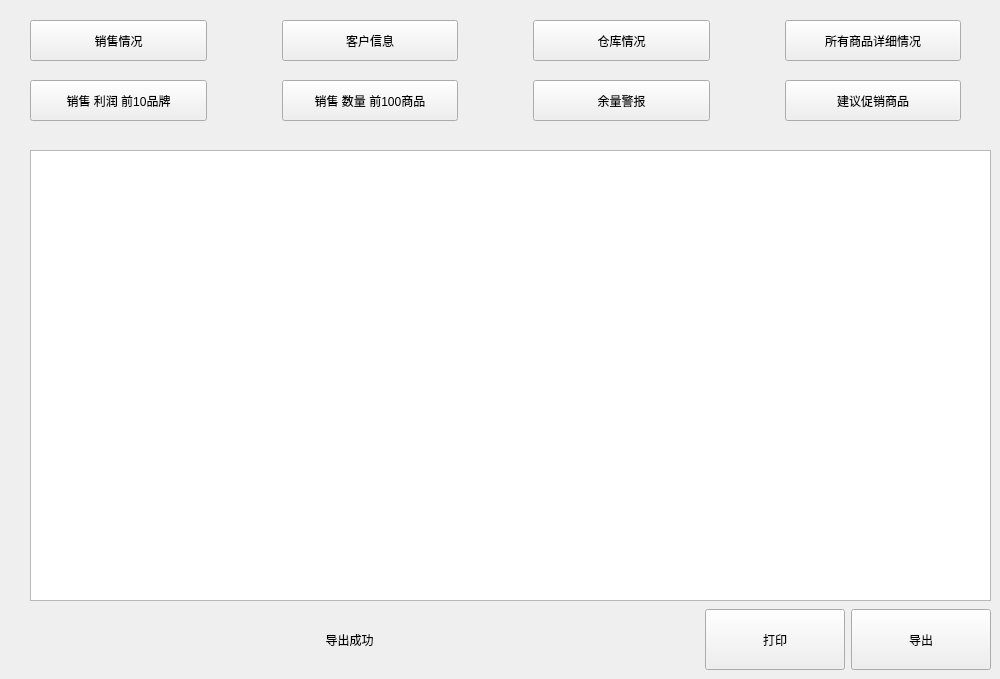
    <widget class="QWidget" name="analysiswidget">
     <widget class="QWidget" name="horizontalLayoutWidget_2">
      <property name="geometry">
       <rect>
        <x>0</x>
        <y>609</y>
        <width>991</width>
        <height>61</height>
       </rect>
      </property>
      <layout class="QHBoxLayout" name="horizontalLayout_19" stretch="5,1,1">
       <item>
        <widget class="QLabel" name="label_29">
         <property name="text">
          <string>导出成功</string>
         </property>
         <property name="alignment">
          <set>Qt::AlignCenter</set>
         </property>
        </widget>
       </item>
       <item>
        <widget class="QPushButton" name="buttonprintexecl">
         <property name="sizePolicy">
          <sizepolicy hsizetype="Minimum" vsizetype="Preferred">
           <horstretch>0</horstretch>
           <verstretch>0</verstretch>
          </sizepolicy>
         </property>
         <property name="text">
          <string>打印</string>
         </property>
        </widget>
       </item>
       <item>
        <widget class="QPushButton" name="buttonexportexecl">
         <property name="sizePolicy">
          <sizepolicy hsizetype="Minimum" vsizetype="Preferred">
           <horstretch>0</horstretch>
           <verstretch>0</verstretch>
          </sizepolicy>
         </property>
         <property name="text">
          <string>导出</string>
         </property>
        </widget>
       </item>
      </layout>
     </widget>
     <widget class="QWidget" name="horizontalLayoutWidget_3">
      <property name="geometry">
       <rect>
        <x>0</x>
        <y>20</y>
        <width>991</width>
        <height>41</height>
       </rect>
      </property>
      <layout class="QHBoxLayout" name="horizontalLayout_20">
       <property name="spacing">
        <number>75</number>
       </property>
       <property name="leftMargin">
        <number>30</number>
       </property>
       <property name="rightMargin">
        <number>30</number>
       </property>
       <item>
        <widget class="QPushButton" name="querySalesInfoButton">
         <property name="sizePolicy">
          <sizepolicy hsizetype="Minimum" vsizetype="Preferred">
           <horstretch>0</horstretch>
           <verstretch>0</verstretch>
          </sizepolicy>
         </property>
         <property name="text">
          <string>销售情况</string>
         </property>
        </widget>
       </item>
       <item>
        <widget class="QPushButton" name="queryCustomerInfoButton">
         <property name="sizePolicy">
          <sizepolicy hsizetype="Minimum" vsizetype="Preferred">
           <horstretch>0</horstretch>
           <verstretch>0</verstretch>
          </sizepolicy>
         </property>
         <property name="text">
          <string>客户信息</string>
         </property>
        </widget>
       </item>
       <item>
        <widget class="QPushButton" name="queryWarehouseInfoButton">
         <property name="sizePolicy">
          <sizepolicy hsizetype="Minimum" vsizetype="Preferred">
           <horstretch>0</horstretch>
           <verstretch>0</verstretch>
          </sizepolicy>
         </property>
         <property name="text">
          <string>仓库情况</string>
         </property>
        </widget>
       </item>
       <item>
        <widget class="QPushButton" name="queryGoodsDetailInfoButton">
         <property name="sizePolicy">
          <sizepolicy hsizetype="Minimum" vsizetype="Preferred">
           <horstretch>0</horstretch>
           <verstretch>0</verstretch>
          </sizepolicy>
         </property>
         <property name="text">
          <string>所有商品详细情况</string>
         </property>
        </widget>
       </item>
      </layout>
     </widget>
     <widget class="QTableWidget" name="execltableWidget">
      <property name="geometry">
       <rect>
        <x>30</x>
        <y>150</y>
        <width>961</width>
        <height>451</height>
       </rect>
      </property>
     </widget>
     <widget class="QWidget" name="horizontalLayoutWidget_4">
      <property name="geometry">
       <rect>
        <x>0</x>
        <y>80</y>
        <width>991</width>
        <height>41</height>
       </rect>
      </property>
      <layout class="QHBoxLayout" name="horizontalLayout_21">
       <property name="spacing">
        <number>75</number>
       </property>
       <property name="leftMargin">
        <number>30</number>
       </property>
       <property name="rightMargin">
        <number>30</number>
       </property>
       <item>
        <widget class="QPushButton" name="queryTop10BankInfoButton">
         <property name="sizePolicy">
          <sizepolicy hsizetype="Minimum" vsizetype="Preferred">
           <horstretch>0</horstretch>
           <verstretch>0</verstretch>
          </sizepolicy>
         </property>
         <property name="text">
          <string>销售 利润 前10品牌</string>
         </property>
        </widget>
       </item>
       <item>
        <widget class="QPushButton" name="queryTop100GoodsInfopushButton">
         <property name="sizePolicy">
          <sizepolicy hsizetype="Minimum" vsizetype="Preferred">
           <horstretch>0</horstretch>
           <verstretch>0</verstretch>
          </sizepolicy>
         </property>
         <property name="text">
          <string>销售 数量 前100商品</string>
         </property>
        </widget>
       </item>
       <item>
        <widget class="QPushButton" name="queryRemainLessThan10Button">
         <property name="sizePolicy">
          <sizepolicy hsizetype="Minimum" vsizetype="Preferred">
           <horstretch>0</horstretch>
           <verstretch>0</verstretch>
          </sizepolicy>
         </property>
         <property name="text">
          <string>余量警报</string>
         </property>
        </widget>
       </item>
       <item>
        <widget class="QPushButton" name="querySuggestedPromotionalItemsButton">
         <property name="sizePolicy">
          <sizepolicy hsizetype="Minimum" vsizetype="Preferred">
           <horstretch>0</horstretch>
           <verstretch>0</verstretch>
          </sizepolicy>
         </property>
         <property name="text">
          <string>建议促销商品</string>
         </property>
        </widget>
       </item>
      </layout>
     </widget>
    </widget>
